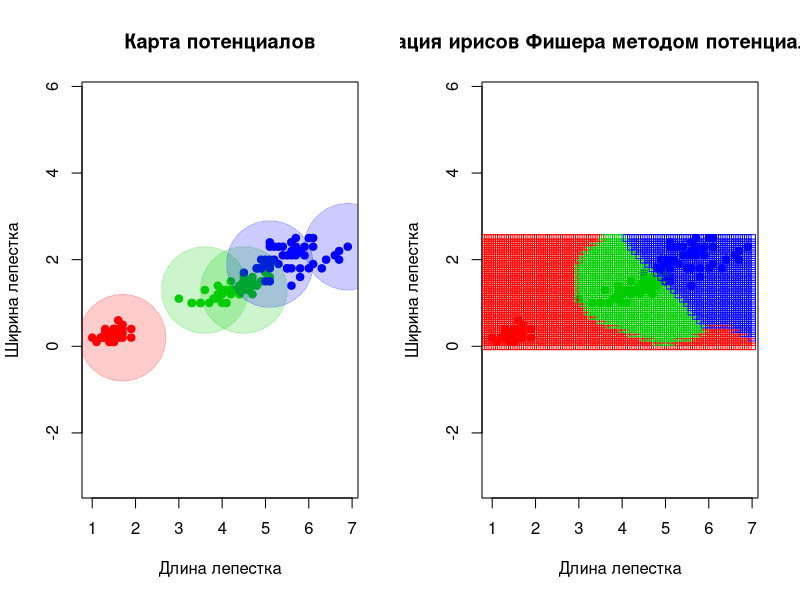

This chart was generated by the following R code:
require("plotrix")
dist <- function(u, v) sqrt(sum((u-v)^2)) # Евклидова метрика

kernel.G <- function(r) (2*pi)^(-0.5)*exp(-0.5*(r^2)) # Гауссовское ядро
kernel.E <- function(r) (3/4)*(1-r^2)*(abs(r) <= 1) # Ядро Епанечникова
kernel.Q <- function(r) (15/16)*((1 - r^2)^2)*(abs(r) <= 1) # Квартическое ядро
kernel.T <- function(r) (1 - abs(r))*(abs(r) <= 1) # Треугольное ядро
kernel.P <- function(r) (0.5)*(abs(r) <= 1) # Прямоугольное ядро

getSubsetByPotentials <- function(xl, potentials, res) {
  # Получить новый массив со значениями, соответствующими ненулевым значениям потенциалов
  if(!is.null(ncol(res))) return (res[as.numeric(rownames(xl[which(potentials != 0),])), ])
  return (res[as.numeric(rownames(xl[which(potentials != 0),]))])
}

getDistances <- function(xl, z, metricFunction = dist) {
  # Посчитать расстояния от объекта z до каждого объекта выборки
  l <- nrow(xl)
  n <- ncol(xl)
  distances <- rep(0, l)
  for (i in 1:l) distances[i] <- metricFunction(xl[i, 1:(n-1)], z)
  return (distances)
}

getHVector <- function(xl) {
  # Задать ширину окна для каждого объекта выборки
  l <- nrow(xl)
  h <- rep(0, l)
  for(i in 1:l) {
    if (xl[i, ncol(xl)] == "setosa") h[i] <- 1
    else h[i] <- 0.4
  }
  return (h)
}

getPotentials <- function(xl, h, eps, kernelFunction = kernel.G) {
  # Получить потенциалы всех объектов выборки
  l <- nrow(xl)
  n <- ncol(xl)
  potentials <- rep(0, l)
  err <- eps + 1
  # Посчитаем расстояния от каждого объекта выборки до остальных
  distances <- matrix(0, l, l)
  for (i in 1:l)
    distances[i,] <- getDistances(xl, c(xl[i, 1], xl[i, 2]))
  # Пока число ошибок больше заданного
  while (err > eps) {
    while (TRUE) {
      # Пока не получим несоответствие классов, чтобы обновить потенциалы
      rand <- sample(1:l, 1)
      class <- pF(distances[rand,], potentials, h, xl, kernelFunction)
      if (class != xl[rand, n]) {
        potentials[rand] = potentials[rand] + 1
        break
      }
    }
    # Подсчет числа ошибок
    err <- 0
    for (i in 1:l) {
      class <- pF(distances[i,], potentials, h, xl, kernelFunction)
      err <- err + (class != xl[i, n])
    }
    print(err)
    print(potentials)
  }
  return (potentials)
}

pF <- function(distances, potentials, h, xl, kernelFunction = kernel.G) {
  l <- nrow(xl)
  n <- ncol(xl)
  classes <- xl[, n]
  weights <- table(classes) # Таблица для весов классов
  weights[1:length(weights)] <- 0 # По умолчанию все веса равны нулю
  for (i in 1:l) { # Для каждого объекта выборки
    class <- xl[i, n] # Берется его класс
    r <- distances[i] / h[i]
    weights[class] <- weights[class] + potentials[i] * kernelFunction(r) # Считается его вес, и прибавляется к общему ввесу его класса
  }
  if (max(weights) != 0) return (names(which.max(weights))) # Если есть веса больше нуля, то вернуть класс с наибольшим весом
  return ("") # Если точка не проклассифицировалась, то вернуть пустую строку
}

buildClassificationMap <- function(xl, h, potentials, kernelFunction = kernel.G) {
  # Проклассифицируем объекты на основе обучающей выборки, и запишем их в матрицу
  ox <- seq(0, 7, 0.1)
  oy <- seq(0, 2.5, 0.1)
  classifiedObjects <- matrix(NA, length(ox)*length(oy), ncol(xl))
  cnt <- 1
  for (i in ox)
    for (j in oy) {
      z <- c(i, j)
      distances <- getDistances(xl, z)
      class <- pF(distances, potentials, h, xl, kernelFunction)
      if (class != "") {
        classifiedObjects[cnt, ] <- c(z[1], z[2], class)
        cnt <- cnt + 1
      }
    }
  return (classifiedObjects)
}

drawPlots <- function(xl, classifiedObjects, potentials, h) {
  l <- nrow(xl)
  n <- ncol(xl)
  colors <- c("setosa" = "red", "versicolor" = "green3", "virginica" = "blue")
  # Полупрозрачные цвета для потенциалов
  redTrans <- col2rgb("red")
  redTrans <- rgb(redTrans[1], redTrans[2], redTrans[3], alpha = 255/5, max = 255)
  green3Trans <- col2rgb("green3")
  green3Trans <- rgb(green3Trans[1], green3Trans[2], green3Trans[3], alpha = 255/5, max = 255)
  blueTrans <- col2rgb("blue")
  blueTrans <- rgb(blueTrans[1], blueTrans[2], blueTrans[3], alpha = 255/5, max = 255)
  colorsTrans <- c("setosa" = redTrans, "versicolor" = green3Trans, "virginica" = blueTrans)
  par(mfrow=c(1,2))
  # Карта потенциалов
  plot(xl[, 1:(n-1)], pch = 21, bg = colors[xl[,n]], col = colors[xl[,n]], main = "Карта потенциалов", xlab = "Длина лепестка", ylab = "Ширина лепестка", asp = 1)
  for (i in 1:l) {
    if (potentials[i] != 0)
      draw.circle(xl[i, 1], xl[i, 2], radius = potentials[i], border = colorsTrans[xl[i, n]], col = colorsTrans[xl[i, n]])
  }
  # Карта классификации
  plot(xl[, 1:(n-1)], pch = 21, bg = colors[xl[,n]], col = colors[xl[,n]], main = "Классификация ирисов Фишера методом потенциальных функций", xlab = "Длина лепестка", ylab = "Ширина лепестка", asp = 1)
  points(classifiedObjects[, 1:(n-1)], pch = 22, col = colors[classifiedObjects[, n]])
}

main <- function(kernelFunction = kernel.G) {
  xl <- iris[, 3:5]
  h <- getHVector(xl)
  potentials <- getPotentials(xl, h, 5, kernelFunction)
  newXl <- getSubsetByPotentials(xl, potentials, xl) # новая выборка с теми элементами, у которых потенциалы ненулевые
  newH <- getSubsetByPotentials(xl, potentials, h) # Соответствующий вектор с ширинами окон этих элементов
  newPotentials <- getSubsetByPotentials(xl, potentials, potentials) # Соответствующие ненулевые потенциалы
  classifiedObjects <- buildClassificationMap(newXl, newH, newPotentials, kernelFunction)
  drawPlots(xl, classifiedObjects, potentials, h)
}

main(kernel.G)